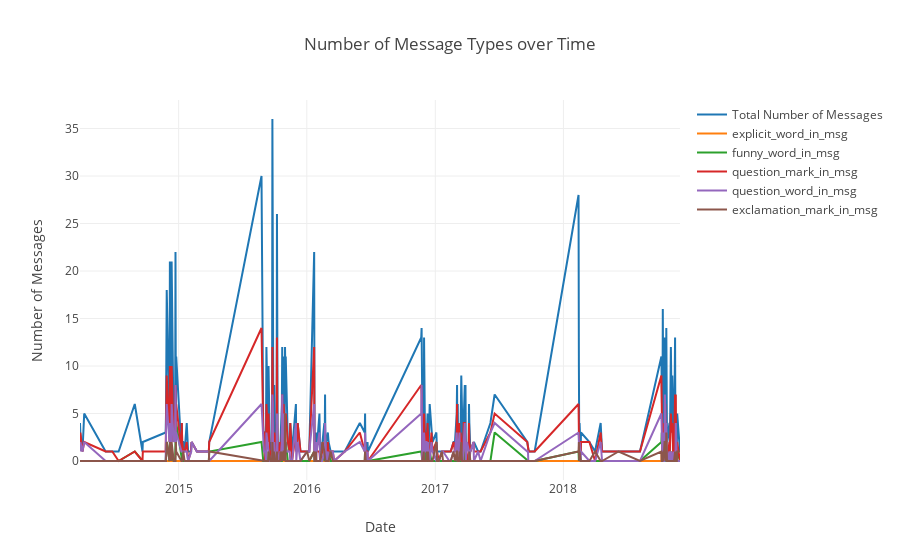

Notebook source saved alongside this figure:
### Code cell
iplot(fig1)

### Figure 1 — Plotly figure (JSON) as saved in the notebook; plotly's stock layout.template omitted (floating-point values rounded to 4 significant figures; data arrays with more than 128 entries replaced by an {"elided": "..."} marker saying what was removed)
{"data": [{"name": "Total Number of Messages", "type": "scatter", "uid": "b66a8279-b0ad-423b-b456-a8521468cd8b", "x": {"elided": "214 str values"}, "y": {"elided": "214 int values"}}, {"name": "explicit_word_in_msg", "type": "scatter", "uid": "1771fba4-6e84-4569-9659-7192d483ef85", "x": {"elided": "214 str values"}, "y": {"elided": "214 int values"}}, {"name": "funny_word_in_msg", "type": "scatter", "uid": "7a1c6714-70bb-458b-a597-850491194109", "x": {"elided": "214 str values"}, "y": {"elided": "214 int values"}}, {"name": "question_mark_in_msg", "type": "scatter", "uid": "d6314550-37b9-4f21-86e8-5d532ab7fed0", "x": {"elided": "214 str values"}, "y": {"elided": "214 int values"}}, {"name": "question_word_in_msg", "type": "scatter", "uid": "d83b3f6e-c295-4254-938a-71e1a1efa59a", "x": {"elided": "214 str values"}, "y": {"elided": "214 int values"}}, {"name": "exclamation_mark_in_msg", "type": "scatter", "uid": "153fe40d-dbd9-470e-b2d2-e0858af4603a", "x": {"elided": "214 str values"}, "y": {"elided": "214 int values"}}], "layout": {"title": {"text": "Number of Message Types over Time"}, "xaxis": {"title": {"text": "Date"}}, "yaxis": {"title": {"text": "Number of Messages"}}}}
